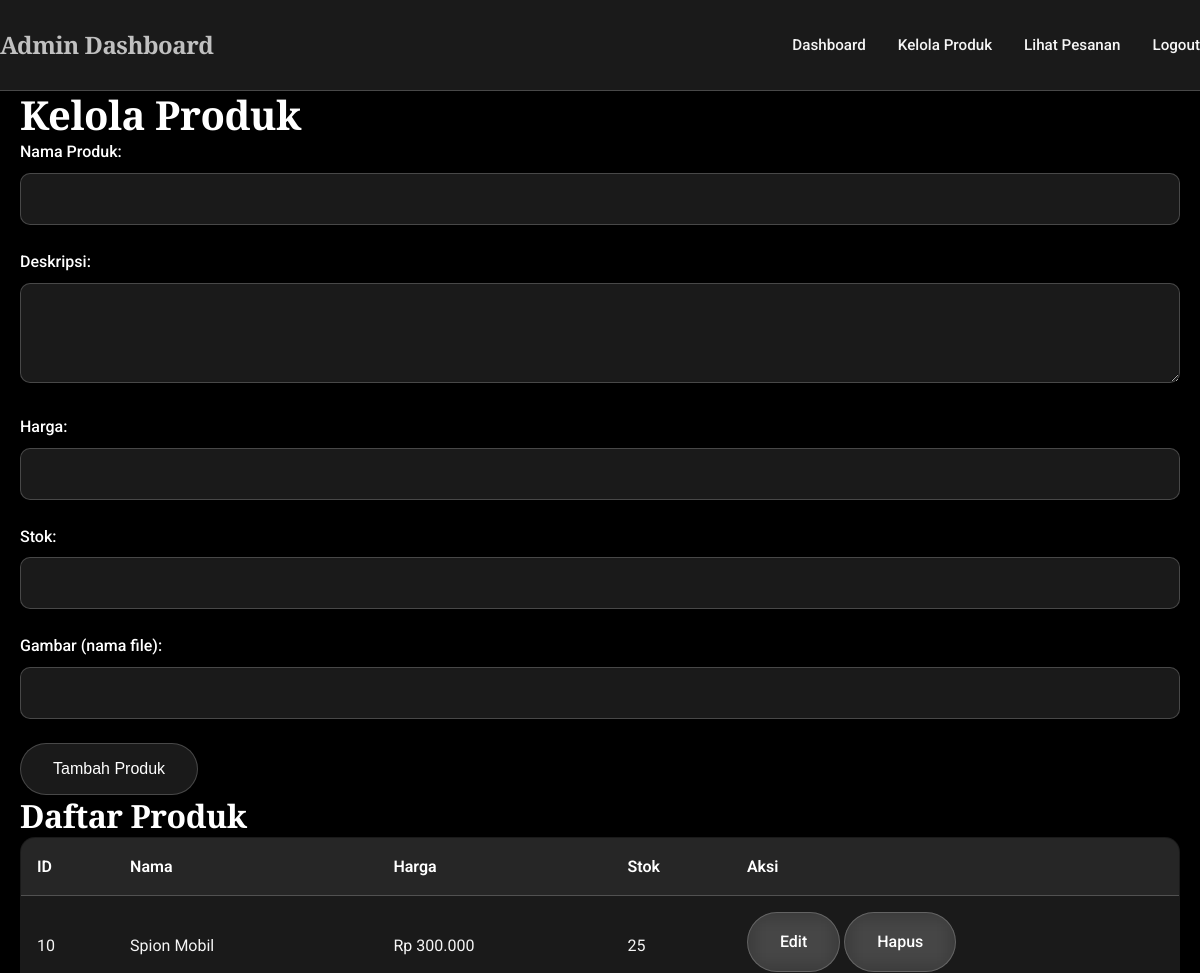
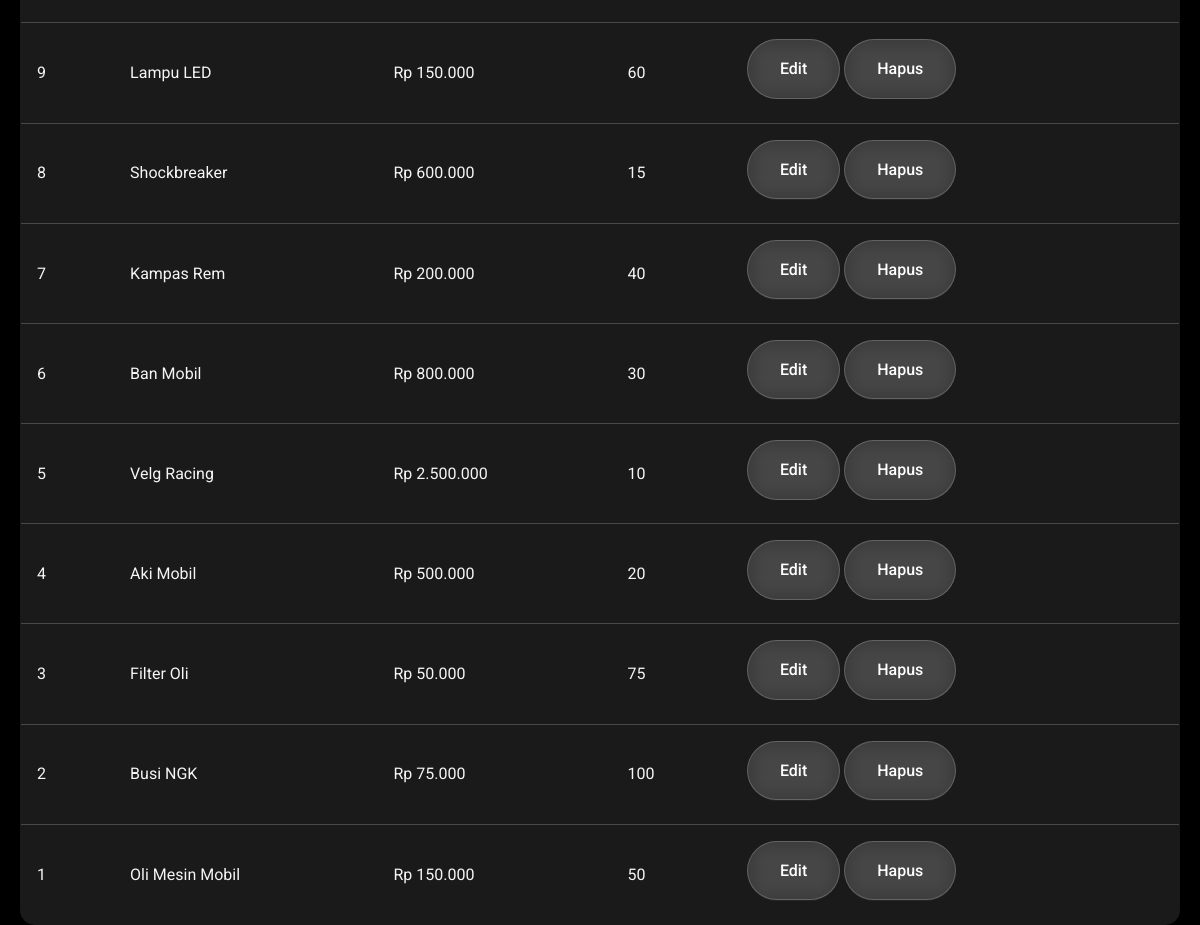
The app's page /admin/products.php (signed in) with its own data (2 pictures, top to bottom).
### tables this page shows
CREATE TABLE products (
    id INT AUTO_INCREMENT PRIMARY KEY,
    name VARCHAR(255) NOT NULL,
    description TEXT,
    price DECIMAL(10, 2) NOT NULL,
    stock INT NOT NULL,
    image VARCHAR(255),
    created_at TIMESTAMP DEFAULT CURRENT_TIMESTAMP
);

### admin/products.php (the view, shortened to what this page needs)
<?php
include '../config.php';
$stmt = $pdo->query("SELECT * FROM products ORDER BY id DESC");
$products = $stmt->fetchAll();
$edit_product = null;
?>
<!DOCTYPE html>
<html lang="id">
<head>
    <link rel="stylesheet" href="../css/style.css">
</head>
<body>
    <div class="admin-dashboard">
        <nav class="admin-nav">
            <div class="container">
                <h1>Admin Dashboard</h1>
                <ul>
                    <li><a href="dashboard.php">Dashboard</a></li>
                    <li><a href="products.php">Kelola Produk</a></li>
                    <li><a href="orders.php">Lihat Pesanan</a></li>
                    <li><a href="logout.php">Logout</a></li>
                </ul>
            </div>
        </nav>
        <main>
            <div class="container">
                <h2>Kelola Produk</h2>
                <form method="post" class="product-form">
                    <div class="form-group">
                        <label for="name">Nama Produk:</label>
                        <input type="text" id="name" name="name" value="<?php echo $edit_product['name'] ?? ''; ?>" required>
                    </div>
                    <div class="form-group">
                        <label for="description">Deskripsi:</label>
                        <textarea id="description" name="description" required><?php echo $edit_product['description'] ?? ''; ?></textarea>
                    </div>
                    <div class="form-group">
                        <label for="price">Harga:</label>
                        <input type="number" id="price" name="price" step="0.01" value="<?php echo $edit_product['price'] ?? ''; ?>" required>
                    </div>
                    <div class="form-group">
                        <label for="stock">Stok:</label>
                        <input type="number" id="stock" name="stock" value="<?php echo $edit_product['stock'] ?? ''; ?>" required>
                    </div>
                    <div class="form-group">
                        <label for="image">Gambar (nama file):</label>
                        <input type="text" id="image" name="image" value="<?php echo $edit_product['image'] ?? ''; ?>" required>
                    </div>
                    <button type="submit" class="btn"><?php echo $edit_product ? 'Update' : 'Tambah'; ?> Produk</button>
                </form>
                <h3>Daftar Produk</h3>
                <table>
                    <thead>
                        <tr>
                            <th>ID</th>
                            <th>Nama</th>
                            <th>Harga</th>
                            <th>Stok</th>
                            <th>Aksi</th>
                        </tr>
                    </thead>
                    <tbody>
                        <?php foreach ($products as $product): ?>
                            <tr>
                                <td><?php echo $product['id']; ?></td>
                                <td><?php echo $product['name']; ?></td>
                                <td>Rp <?php echo number_format($product['price'], 0, ',', '.'); ?></td>
                                <td><?php echo $product['stock']; ?></td>
                                <td>
                                    <a href="products.php?edit=<?php echo $product['id']; ?>" class="btn">Edit</a>
                                    <a href="products.php?delete=<?php echo $product['id']; ?>" class="btn" onclick="return confirm('Yakin ingin menghapus?')">Hapus</a>
                                </td>
                            </tr>
                        <?php endforeach; ?>
                    </tbody>
                </table>
            </div>
        </main>
    </div>
</body>
</html>

### css/style.css (style rules this page uses)
* { margin: 0; padding: 0; box-sizing: border-box; }
:root { --primary-black: #000000; --dark-gray: #1a1a1a; --medium-gray: #333333; --light-gray: #f5f5f5; --white: #ffffff; --silver: #c0c0c0; --silver-hover: #e0e0e0; --accent-red: #d32f2f; --glass-bg: rgba(255, 255, 255, 0.1); --glass-border: rgba(255, 255, 255, 0.2); --shadow-light: rgba(0, 0, 0, 0.1); --shadow-medium: rgba(0, 0, 0, 0.2); --shadow-heavy: rgba(0, 0, 0, 0.3); }
body { font-family: 'Roboto', sans-serif; line-height: 1.6; color: var(--white); background: var(--primary-black); overflow-x: hidden; }
.container { max-width: 1200px; margin: 0 auto; padding: 0 20px; }
h1, h2, h3, h4, h5, h6 { font-family: 'Playfair Display', serif; font-weight: 700; letter-spacing: -0.5px; }
h1 { font-size: 3.5rem; line-height: 1.1; }
h2 { font-size: 2.5rem; line-height: 1.2; }
h3 { font-size: 2rem; line-height: 1.3; }
nav { padding: 1rem 0; }
nav .container { display: flex; justify-content: space-between; align-items: center; }
nav h1 { font-size: 1.8rem; color: var(--silver); font-weight: 700; }
nav ul { display: flex; list-style: none; gap: 2rem; }
nav a { color: var(--light-gray); text-decoration: none; font-weight: 500; font-size: 0.95rem; transition: all 0.3s ease; position: relative; }
nav a::after { content: ''; position: absolute; bottom: -5px; left: 0; width: 0; height: 2px; background: var(--silver); transition: width 0.3s ease; }
.btn { display: inline-block; padding: 1rem 2rem; background: var(--glass-bg); border: 1px solid var(--glass-border); color: var(--white); text-decoration: none; font-weight: 500; font-size: 1rem; border-radius: 50px; backdrop-filter: blur(10px); transition: all 0.3s ease; cursor: pointer; position: relative; overflow: hidden; }
.btn::before { content: ''; position: absolute; top: 0; left: -100%; width: 100%; height: 100%; background: linear-gradient(90deg, transparent, rgba(255, 255, 255, 0.2), transparent); transition: left 0.5s ease; }
.form-group { margin-bottom: 1.5rem; }
.form-group label { display: block; color: var(--white); margin-bottom: 0.5rem; font-weight: 500; }
.form-group input, .form-group textarea { width: 100%; padding: 1rem; background: rgba(255, 255, 255, 0.1); border: 1px solid var(--glass-border); border-radius: 10px; color: var(--white); font-size: 1rem; transition: all 0.3s ease; }
.form-group textarea { resize: vertical; min-height: 100px; }
.admin-dashboard { min-height: 100vh; background: var(--primary-black); }
.admin-nav { background: var(--dark-gray); border-bottom: 1px solid var(--glass-border); }
.admin-nav .container { display: flex; justify-content: space-between; align-items: center; padding: 1rem 0; }
.admin-nav h1 { color: var(--silver); font-size: 1.5rem; }
.admin-nav ul { display: flex; gap: 2rem; }
.admin-nav a { color: var(--light-gray); text-decoration: none; transition: color 0.3s ease; }
table { width: 100%; border-collapse: collapse; background: var(--glass-bg); border: 1px solid var(--glass-border); border-radius: 15px; overflow: hidden; backdrop-filter: blur(10px); }
table th, table td { padding: 1rem; text-align: left; border-bottom: 1px solid var(--glass-border); }
table th { background: rgba(255, 255, 255, 0.05); color: var(--white); font-weight: 600; }
table td { color: var(--light-gray); }

### records on screen
products: id "10", name "Spion Mobil", price "300.000", stock "25"
products: id "9", name "Lampu LED", price "150.000", stock "60"
products: id "8", name "Shockbreaker", price "600.000", stock "15"
products: id "7", name "Kampas Rem", price "200.000", stock "40"
products: id "6", name "Ban Mobil", price "800.000", stock "30"
products: id "5", name "Velg Racing", price "2.500.000", stock "10"
products: id "4", name "Aki Mobil", price "500.000", stock "20"
products: id "3", name "Filter Oli", price "50.000", stock "75"
products: id "2", name "Busi NGK", price "75.000", stock "100"
products: id "1", name "Oli Mesin Mobil", price "150.000", stock "50"
